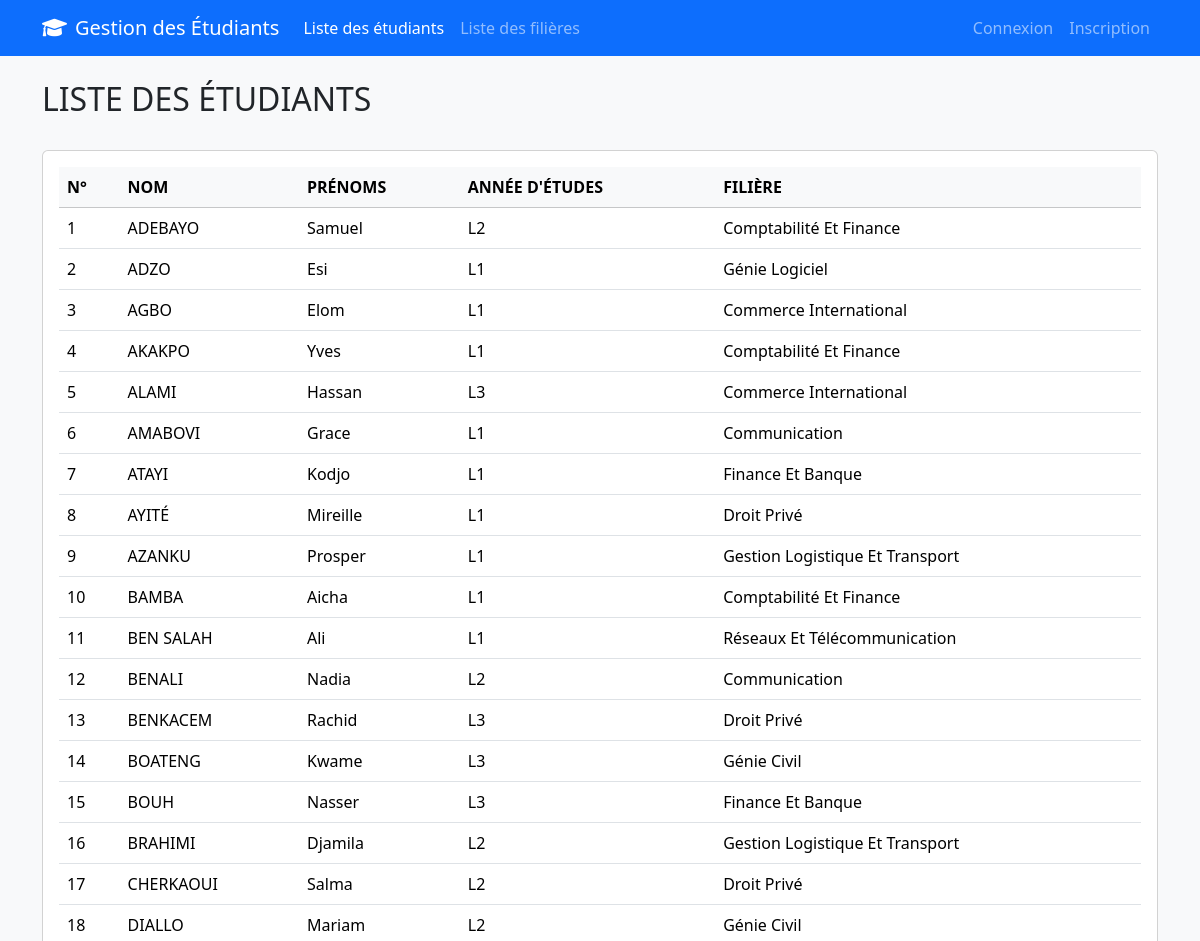
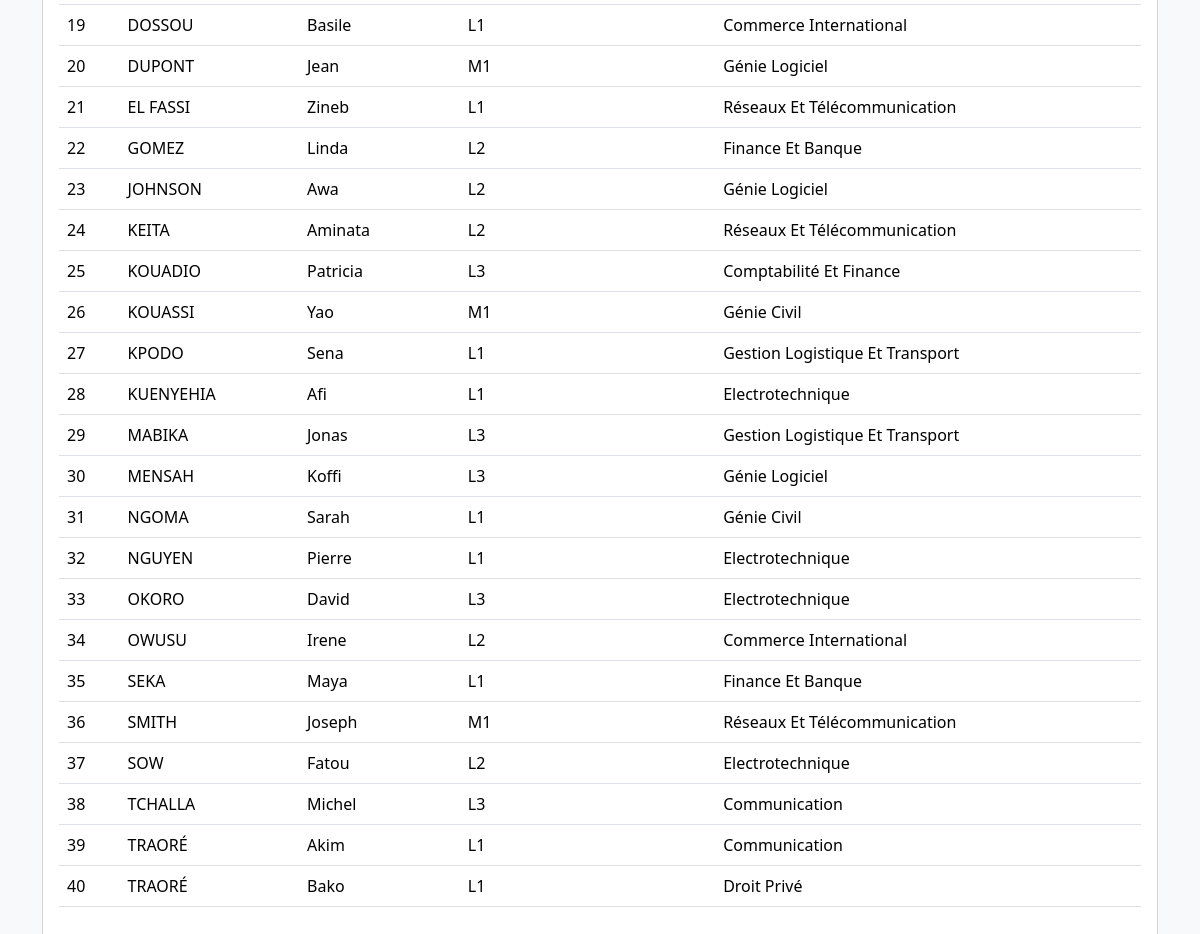
The page /students_list.php on the database its author committed (2 pictures, top to bottom).
### tables this page shows
CREATE TABLE students (
  stu_id INT AUTO_INCREMENT PRIMARY KEY,
  stu_firstname VARCHAR(100) NOT NULL,
  stu_lastname VARCHAR(100) NOT NULL,
  stu_birthday DATE NOT NULL,
  stu_birthplace VARCHAR(100),
  stu_gender ENUM('M','F') NOT NULL,
  stu_address VARCHAR(255),
  stu_city VARCHAR(100),
  stu_country VARCHAR(100),
  stu_phone_number VARCHAR(20),
  stu_email VARCHAR(150) UNIQUE,
  stu_degree VARCHAR(100),    
  stu_level VARCHAR(50),      
  stream_code VARCHAR(20),
  created_at TIMESTAMP DEFAULT CURRENT_TIMESTAMP,
  FOREIGN KEY (stream_code) REFERENCES streams(stream_code)
    ON UPDATE CASCADE
    ON DELETE SET NULL
);

CREATE TABLE streams (
  stream_code VARCHAR(20) PRIMARY KEY,
  stream_name VARCHAR(100) NOT NULL UNIQUE
);

### students_list.php (the view, shortened to what this page needs)
<?php
require_once 'pages/config/db.php';
$query = "SELECT
            students.*,
            streams.stream_name
          FROM students
          LEFT JOIN streams ON students.stream_code = streams.stream_code
          ORDER BY students.stu_lastname, students.stu_firstname";
$stmt = $pdo->query($query);
$students = $stmt->fetchAll();
include 'includes/header.php';
?>
<div class="container py-4">
    <div class="d-flex justify-content-between align-items-center mb-4">
        <h2>LISTE DES ÉTUDIANTS</h2>
    </div>
    <div class="card">
        <div class="card-body">
            <div class="table-responsive">
                <table class="table table-hover">
                    <thead class="table-light">
                        <tr>
                            <th scope="col">N°</th>
                            <th scope="col">NOM</th>
                            <th scope="col">PRÉNOMS</th>
                            <th scope="col">ANNÉE D'ÉTUDES</th>
                            <th scope="col">FILIÈRE</th>
                        </tr>
                    </thead>
                    <tbody>
                        <?php
                        $counter = 1;
                        foreach ($students as $student):
                        ?>
                        <tr>
                            <td><?php echo $counter++; ?></td>
                            <td class="text-uppercase"><?php echo htmlspecialchars($student['stu_lastname']); ?></td>
                            <td style="text-transform: capitalize;"><?php echo strtolower(htmlspecialchars($student['stu_firstname'])); ?></td>
                            <td class="text-uppercase"><?php echo htmlspecialchars($student['stu_level']); ?></td>
                            <td style="text-transform: capitalize;"><?php echo strtolower(htmlspecialchars($student['stream_name'])); ?></td>
                        </tr>
                        <?php endforeach; ?>
                    </tbody>
                </table>
            </div>
        </div>
    </div>
</div>
<?php include 'includes/footer.php'; ?>

### assets/css/style.css (style rules this page uses)
body { background-color: #f8f9fa; }

### rows shown on the page
students: stu_lastname "ADEBAYO", stu_firstname "Samuel", stu_level "L2", stream_code.stream_name "Comptabilité Et Finance"
students: stu_lastname "ADZO", stu_firstname "Esi", stu_level "L1", stream_code.stream_name "Génie Logiciel"
students: stu_lastname "AGBO", stu_firstname "Elom", stu_level "L1", stream_code.stream_name "Commerce International"
students: stu_lastname "AKAKPO", stu_firstname "Yves", stu_level "L1", stream_code.stream_name "Comptabilité Et Finance"
students: stu_lastname "ALAMI", stu_firstname "Hassan", stu_level "L3", stream_code.stream_name "Commerce International"
students: stu_lastname "AMABOVI", stu_firstname "Grace", stu_level "L1", stream_code.stream_name "Communication"
students: stu_lastname "ATAYI", stu_firstname "Kodjo", stu_level "L1", stream_code.stream_name "Finance Et Banque"
students: stu_lastname "AYITÉ", stu_firstname "Mireille", stu_level "L1", stream_code.stream_name "Droit Privé"
students: stu_lastname "AZANKU", stu_firstname "Prosper", stu_level "L1", stream_code.stream_name "Gestion Logistique Et Transport"
students: stu_lastname "BAMBA", stu_firstname "Aicha", stu_level "L1", stream_code.stream_name "Comptabilité Et Finance"
students: stu_lastname "BEN SALAH", stu_firstname "Ali", stu_level "L1", stream_code.stream_name "Réseaux Et Télécommunication"
students: stu_lastname "BENALI", stu_firstname "Nadia", stu_level "L2", stream_code.stream_name "Communication"
students: stu_lastname "BENKACEM", stu_firstname "Rachid", stu_level "L3", stream_code.stream_name "Droit Privé"
students: stu_lastname "BOATENG", stu_firstname "Kwame", stu_level "L3", stream_code.stream_name "Génie Civil"
students: stu_lastname "BOUH", stu_firstname "Nasser", stu_level "L3", stream_code.stream_name "Finance Et Banque"
students: stu_lastname "BRAHIMI", stu_firstname "Djamila", stu_level "L2", stream_code.stream_name "Gestion Logistique Et Transport"
students: stu_lastname "CHERKAOUI", stu_firstname "Salma", stu_level "L2", stream_code.stream_name "Droit Privé"
students: stu_lastname "DIALLO", stu_firstname "Mariam", stu_level "L2", stream_code.stream_name "Génie Civil"
students: stu_lastname "DOSSOU", stu_firstname "Basile", stu_level "L1", stream_code.stream_name "Commerce International"
students: stu_lastname "DUPONT", stu_firstname "Jean", stu_level "M1", stream_code.stream_name "Génie Logiciel"
students: stu_lastname "EL FASSI", stu_firstname "Zineb", stu_level "L1", stream_code.stream_name "Réseaux Et Télécommunication"
students: stu_lastname "GOMEZ", stu_firstname "Linda", stu_level "L2", stream_code.stream_name "Finance Et Banque"
students: stu_lastname "JOHNSON", stu_firstname "Awa", stu_level "L2", stream_code.stream_name "Génie Logiciel"
students: stu_lastname "KEITA", stu_firstname "Aminata", stu_level "L2", stream_code.stream_name "Réseaux Et Télécommunication"
students: stu_lastname "KOUADIO", stu_firstname "Patricia", stu_level "L3", stream_code.stream_name "Comptabilité Et Finance"
students: stu_lastname "KOUASSI", stu_firstname "Yao", stu_level "M1", stream_code.stream_name "Génie Civil"
students: stu_lastname "KPODO", stu_firstname "Sena", stu_level "L1", stream_code.stream_name "Gestion Logistique Et Transport"
students: stu_lastname "KUENYEHIA", stu_firstname "Afi", stu_level "L1", stream_code.stream_name "Electrotechnique"
students: stu_lastname "MABIKA", stu_firstname "Jonas", stu_level "L3", stream_code.stream_name "Gestion Logistique Et Transport"
students: stu_lastname "MENSAH", stu_firstname "Koffi", stu_level "L3", stream_code.stream_name "Génie Logiciel"
students: stu_lastname "NGOMA", stu_firstname "Sarah", stu_level "L1", stream_code.stream_name "Génie Civil"
students: stu_lastname "NGUYEN", stu_firstname "Pierre", stu_level "L1", stream_code.stream_name "Electrotechnique"
students: stu_lastname "OKORO", stu_firstname "David", stu_level "L3", stream_code.stream_name "Electrotechnique"
students: stu_lastname "OWUSU", stu_firstname "Irene", stu_level "L2", stream_code.stream_name "Commerce International"
students: stu_lastname "SEKA", stu_firstname "Maya", stu_level "L1", stream_code.stream_name "Finance Et Banque"
students: stu_lastname "SMITH", stu_firstname "Joseph", stu_level "M1", stream_code.stream_name "Réseaux Et Télécommunication"
students: stu_lastname "SOW", stu_firstname "Fatou", stu_level "L2", stream_code.stream_name "Electrotechnique"
students: stu_lastname "TCHALLA", stu_firstname "Michel", stu_level "L3", stream_code.stream_name "Communication"
students: stu_lastname "TRAORÉ", stu_firstname "Akim", stu_level "L1", stream_code.stream_name "Communication"
students: stu_lastname "TRAORÉ", stu_firstname "Bako", stu_level "L1", stream_code.stream_name "Droit Privé"
